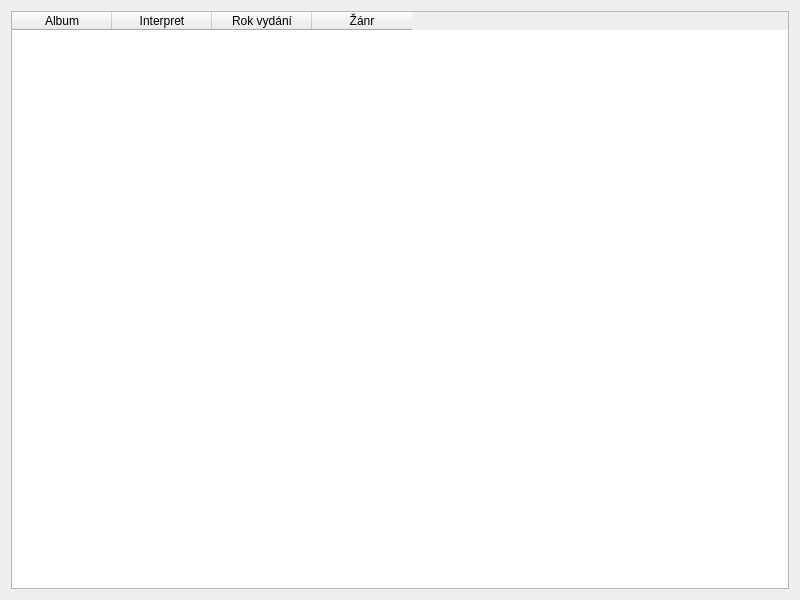
<?xml version="1.0" encoding="UTF-8"?>
<ui version="4.0">
 <class>Widget</class>
 <widget class="QWidget" name="Widget">
  <property name="geometry">
   <rect>
    <x>0</x>
    <y>0</y>
    <width>800</width>
    <height>600</height>
   </rect>
  </property>
  <property name="windowTitle">
   <string>Widget</string>
  </property>
  <layout class="QVBoxLayout" name="verticalLayout">
   <item>
    <widget class="QTableWidget" name="tableWidget">
     <property name="sizePolicy">
      <sizepolicy hsizetype="Expanding" vsizetype="Expanding">
       <horstretch>0</horstretch>
       <verstretch>0</verstretch>
      </sizepolicy>
     </property>
     <property name="autoFillBackground">
      <bool>false</bool>
     </property>
     <property name="sortingEnabled">
      <bool>true</bool>
     </property>
     <column>
      <property name="text">
       <string>Album</string>
      </property>
     </column>
     <column>
      <property name="text">
       <string>Interpret</string>
      </property>
     </column>
     <column>
      <property name="text">
       <string>Rok vydání</string>
      </property>
     </column>
     <column>
      <property name="text">
       <string>Žánr</string>
      </property>
     </column>
    </widget>
   </item>
  </layout>
 </widget>
 <resources/>
 <connections/>
</ui>
